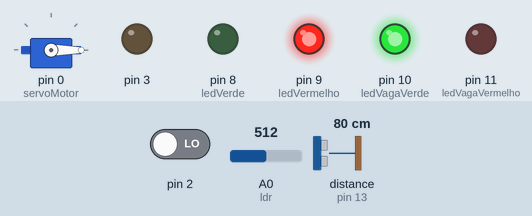
This sketch was run on a simulated Arduino Uno, built with avr-gcc and run on an emulated ATmega328P. Shown: servo, output pins drawn as LEDs (lit = HIGH). Wiring (inferred from the names in the program): ultrasonic range finder: trigger pin 6; echo pin 13. The inputs (shaded band) are chosen by the test bench; at power-on: distance to the obstacle (sensor on pin 13) 80 cm, A0 (ldr) = 512, pin 2 LOW. The echo pulse lasts 58.3 µs per cm; pins used as bus, display or sensor lines are not drawn.

Above: at 6.8 s.
6.9 s: distance to the obstacle (sensor on pin 13) set to 70 cm
13.6 s: distance to the obstacle (sensor on pin 13) set to 61 cm
At 19.2 s:
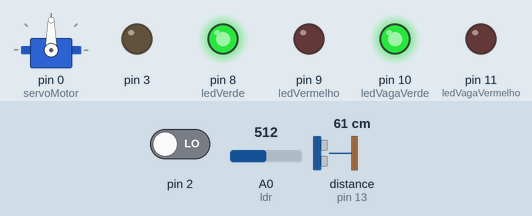
20.3 s: A0 (ldr) set to 495
At 21.0 s:
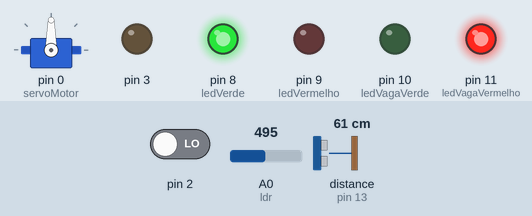
27.0 s: pin 2 driven HIGH
At 27.8 s:
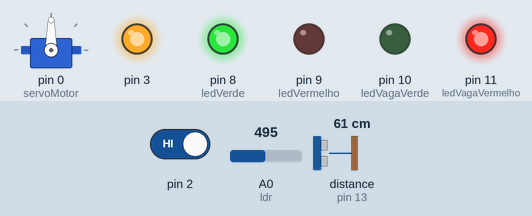
33.7 s: A0 (ldr) set to 716
At 34.7 s:
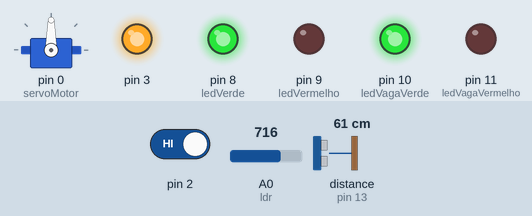
40.4 s: pin 2 driven LOW
At 41.7 s:
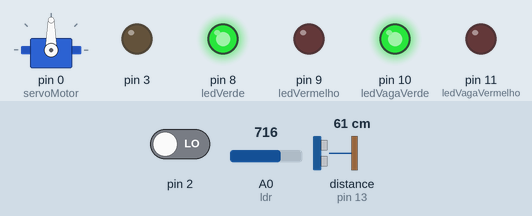
Timing chart, 0 to 43.4 s (numbered marks = the images above; inputs shaded):
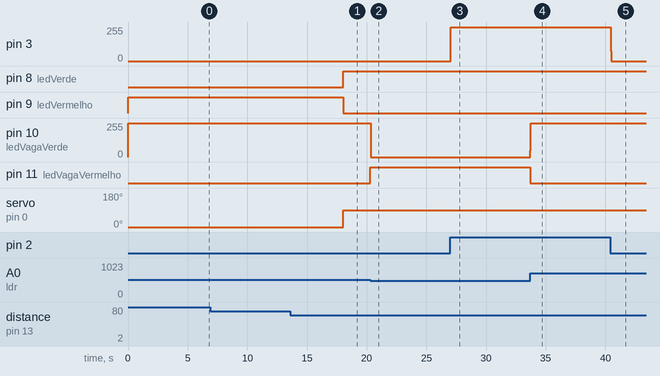

Measured:
- the behaviour switches between 67 and 66 cm on distance to the obstacle (sensor on pin 13) (found by bisection; images 0 and 1)
- the behaviour switches between 512 and 511 on A0 (ldr) (found by bisection; images 1 and 2)
- after the input at 6.9 s, every drawn part: stays the same
- after the input at 13.6 s, pin 8 (ledVerde): LOW → HIGH after 4.4 s; pin 9 (ledVermelho): HIGH → LOW after 4.4 s; servo on pin 0 (servoMotor): 0° → 90° after 4.4 s
- after the input at 20.3 s, pin 10 (ledVagaVerde): 255/255 → 0/255 after 0.05 s; pin 11 (ledVagaVermelho): LOW → HIGH at once
- after the input at 27.0 s, pin 3: 0/255 → 255/255 at once
- after the input at 33.7 s, pin 10 (ledVagaVerde): 0/255 → 255/255 at once; pin 11 (ledVagaVermelho): HIGH → LOW at once
- after the input at 40.4 s, pin 3: 255/255 → 0/255 at once

The sketch:

proj_cancela_vaga_estacionamento.ino
```cpp
/*Maria Eduarda Fiori - 3044432
	Projeto cancela para estacionamento e detecção de vagas
    *	led vermelho aceso para cancela fechada
    *	sensor de distancia detecta o carro, cancela abre e led verde acende
    *	após a entrada do carro, cancela fecha e led vermelho acende
    *	led_vermelho_vaga para a vaga que está ocupada e led_verde_vaga para a que não está ocupada
    *	o carro se direciona para a vaga que não está ocupada
    *	após estacionar o sensor ldr detecta e acende o led_vermelho_vaga
*/

#include <Servo.h>; 	//biblioteca servomotor
Servo servoMotor; 	//declaracao servo

int ledVerde = 8; 	//declaracao led_verde cancela
int ledVermelho = 9; 	//declaracao led_vermelho cancela
int servo; 		// servomotor - cancela
int ledVagaVerde = 10; 	// led_verde_vaga
int ledVagaVermelho = 11; 	// led_vermelho_vaga

//declaracao sensor de presenca
#define echoPin 13
#define trigPin 6
#define ldr A0 	// declaracao ldr

unsigned int duracao=0; 	//variavel para duracao de tempo em que a cancela fecha
unsigned int distancia=0;	// variavel de distancia para o sensor

void setup()
{
  //definicao dos pinos dos leds
  pinMode(ledVerde,OUTPUT);
  pinMode(ledVermelho,OUTPUT);
  pinMode(ledVagaVerde,OUTPUT);
  pinMode(ledVagaVermelho,OUTPUT);

  //definicao pinos servomotor
  servoMotor.attach(0);
  servoMotor.write(0);

  //definicao pinos sensor de presenca
  pinMode(echoPin, INPUT);
  pinMode(trigPin, OUTPUT);

  digitalWrite(ledVermelho, HIGH); 	//ledVermelho cancela comeca aceso

  //definicao pinos ldr
  pinMode(ldr, INPUT);
  pinMode(2, INPUT);
  pinMode(3,OUTPUT);
}

void loop()
{
  digitalWrite(3, LOW);
  int read = digitalRead(2);
  if(read == HIGH)
  {
    digitalWrite(3,HIGH);
  }

  int valor = analogRead(ldr);		//criacao da variavel de luz para o ldr
  int luz = map(valor, 0, 1023, 100, 0);
  digitalWrite(ledVagaVerde, HIGH); 	// led_verde_vaga aceso

  if(luz<=50){  	//se o sensor conseguir captar a luz maior ou igual 50%, a vaga está disponível para estacionar
  	digitalWrite(ledVagaVerde, HIGH); 	//vaga disponivel = led_verde_vaga aceso
    digitalWrite(ledVagaVermelho, LOW);
  }	else{	// caso o sensor não conseguir captar a condição anterior, a vaga estara indisponivel
  	digitalWrite(ledVagaVerde, LOW);	//led_verde_vaga apaga
    digitalWrite(ledVagaVermelho, HIGH);	//led_vermelho_vaga acende
  }


  //ativar sensor de distancia
  digitalWrite(trigPin, HIGH);
  delayMicroseconds(10);
  digitalWrite(trigPin, LOW);
  duracao = pulseIn(echoPin, HIGH);
  distancia = duracao*0.017;

  if(distancia<=65){	//se a distancia for menor ou igual a 65cm, a cancela abre e o led_vermelho apaga e o led_verde acend
    digitalWrite(ledVermelho, LOW);
    digitalWrite(ledVerde, HIGH);
    servoMotor.write(90);
    digitalWrite(ledVerde, HIGH);
  }else{ 	//caso não, a cancela fecha e o led_vermelho acende
    delay(6000);
    digitalWrite(ledVermelho, HIGH);
    digitalWrite(ledVerde, LOW);
    servoMotor.write(0);
  }

}
```
